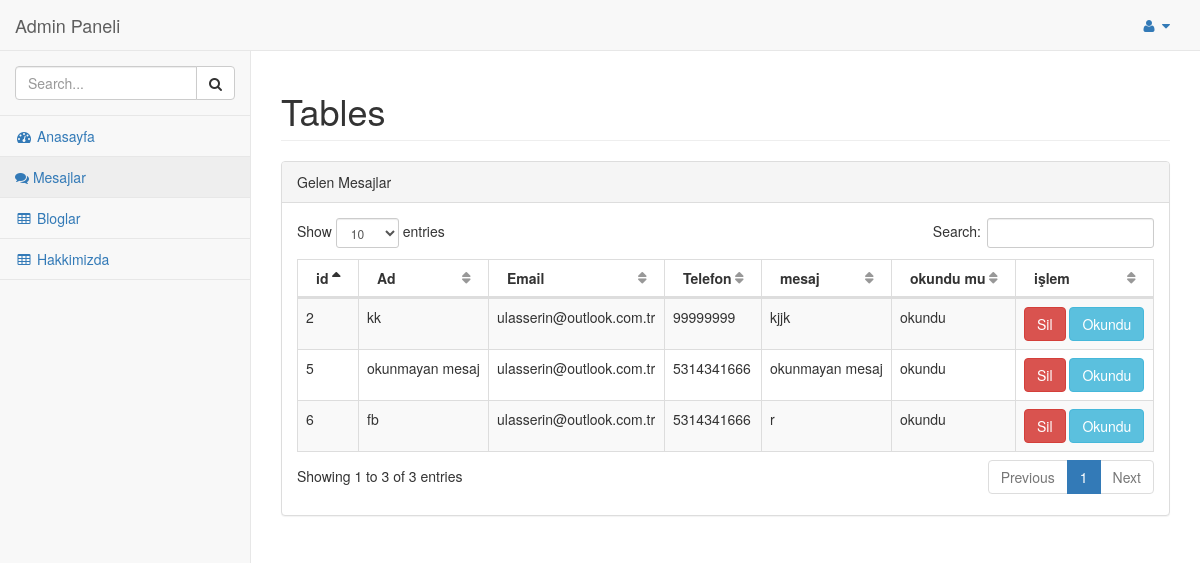
/admin/pages/mesaj.php (signed in), run on the app's committed database.
### tables this page shows
CREATE TABLE `iletisim` (
  `id` int(11) NOT NULL,
  `ad` varchar(100) NOT NULL,
  `email` varchar(100) NOT NULL,
  `telefon` varchar(50) NOT NULL,
  `mesaj` text NOT NULL,
  `okundu` int(1) NOT NULL DEFAULT 1
);

### admin/pages/mesaj.php (the view, shortened to what this page needs)
<?php
    require_once "function.php";
    $sql = "SELECT * FROM `iletisim`";
    $listele = $dbh->prepare($sql);
    $listele->execute();
?>
<!DOCTYPE html>
<html lang="en">
<head>
    <?php require_once "header.php"; ?>
</head>
<body>
    <div id="wrapper">
        <?php require_once "inc-menu.php"; ?>
        <div id="page-wrapper">
            <div class="row">
                <div class="col-lg-12">
                    <h1 class="page-header">Tables</h1>
                </div>
            </div>
            <div class="row">
                <div class="col-lg-12">
                    <div class="panel panel-default">
                        <div class="panel-heading">
                            Gelen Mesajlar
                        </div>
                        <div class="panel-body">
                            <div class="dataTable_wrapper">
                                <table width="100%" class="table table-striped table-bordered table-hover" id="dataTables-example">
                                    <thead>
                                        <tr>
                                            <th>id</th>
                                            <th>Ad</th>
                                            <th>Email</th>
                                            <th>Telefon</th>
                                            <th>mesaj</th>
                                            <th>okundu mu</th>
                                            <th>işlem </th>
                                        </tr>
                                    </thead>
                                    <tbody>
                                        <?php foreach ($listele as $veri) { ?>
                                        <tr class="odd gradeX">
                                            <td><?=$veri['id']?></td>
                                            <td><?=$veri['ad']?></td>
                                            <td><?=$veri['email']?></td>
                                            <td><?=$veri['telefon']?></td>
                                            <td><?=$veri['mesaj']?></td>
                                            <td><?php if($veri['okundu'] == 1 )
                                            {
                                                echo "okunmadı";
                                            }
                                             else{echo "okundu";} ?></td>
                                            <td class="center">
                                                <a href="mesajSil.php?id=<?=$veri['id']?>" class="btn btn-danger">Sil</a>
                                                <a href="okundu.php?id=<?=$veri['id']?>" class="btn btn-info">Okundu</a>
                                            </td>
                                        </tr>
                                        <?php } ?>
                                    </tbody>
                                </table>
                            </div>
                        </div>
                    </div>
                </div>
            </div>
        </div>
    </div>
</body>
</html>

### admin/pages/header.php (shortened to what this page needs)
<link href="../bower_components/bootstrap/dist/css/bootstrap.min.css" rel="stylesheet">
<link href="../bower_components/metisMenu/dist/metisMenu.min.css" rel="stylesheet">
<link href="../bower_components/datatables-plugins/integration/bootstrap/3/dataTables.bootstrap.css" rel="stylesheet">
<link href="../bower_components/datatables-responsive/css/dataTables.responsive.css" rel="stylesheet">
<link href="../dist/css/sb-admin-2.css" rel="stylesheet">
<link href="../bower_components/font-awesome/css/font-awesome.min.css" rel="stylesheet" type="text/css">

### admin/pages/inc-menu.php (shortened to what this page needs)
<nav class="navbar navbar-default navbar-static-top" role="navigation" style="margin-bottom: 0">
            <div class="navbar-header">
                <a class="navbar-brand" href="anasayfa.php">Admin Paneli</a>
            </div>
            <ul class="nav navbar-top-links navbar-right">
                <li class="dropdown">
                    <a class="dropdown-toggle" data-toggle="dropdown" href="#">
                        <i class="fa fa-user fa-fw"></i>  <i class="fa fa-caret-down"></i>
                    </a>
                        </li>
                    </ul>
            <div class="navbar-default sidebar" role="navigation">
                <div class="sidebar-nav navbar-collapse">
                    <ul class="nav" id="side-menu">
                        <li class="sidebar-search">
                            <div class="input-group custom-search-form">
                                <input type="text" class="form-control" placeholder="Search...">
                                <span class="input-group-btn">
                                <button class="btn btn-default" type="button">
                                    <i class="fa fa-search"></i>
                                </button>
                            </span>
                            </div>
                        </li>
                        <li>
                            <a href="anasayfa.php"><i class="fa fa-dashboard fa-fw"></i> Anasayfa</a>
                        </li>
                        <li>
                            <a href="mesaj.php"><i class="fa fa-comments"></i> Mesajlar</a>
                        </li>
                        <li>
                            <a href="blog.php"><i class="fa fa-table fa-fw"></i> Bloglar</a>
                        </li>
                        <li>
                            <a href="hakkimizda.php"><i class="fa fa-table fa-fw"></i> Hakkimizda</a>
                        </li>
                    </ul>
                </div>
            </div>
        </nav>

### data on the page
iletisim: id "2", ad "kk", email "ulasserin@outlook.com.tr", telefon "99999999", mesaj "kjjk", okundu "okundu"
iletisim: id "5", ad "okunmayan mesaj", email "ulasserin@outlook.com.tr", telefon "5314341666", mesaj "okunmayan mesaj", okundu "okundu"
iletisim: id "6", ad "fb", email "ulasserin@outlook.com.tr", telefon "5314341666", mesaj "r", okundu "okundu"
